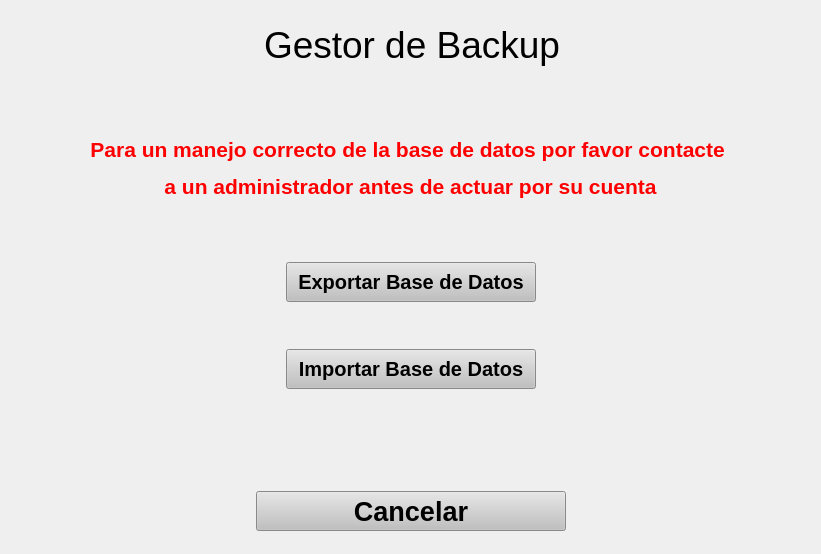
<?xml version="1.0" encoding="UTF-8"?>
<ui version="4.0">
 <class>Backup</class>
 <widget class="QWidget" name="Backup">
  <property name="enabled">
   <bool>true</bool>
  </property>
  <property name="geometry">
   <rect>
    <x>0</x>
    <y>0</y>
    <width>821</width>
    <height>554</height>
   </rect>
  </property>
  <property name="windowTitle">
   <string>Backup - Sistema Tweety</string>
  </property>
  <property name="styleSheet">
   <string notr="true">background-color: rgb(153,204,255);
QFrame{background-color:rgb(153,204,255)}
QLineEdit{background-color:rgb(255,255,255)}</string>
  </property>
  <widget class="QWidget" name="layoutWidget">
   <property name="geometry">
    <rect>
     <x>1</x>
     <y>21</y>
     <width>821</width>
     <height>47</height>
    </rect>
   </property>
   <layout class="QHBoxLayout" name="horizontalLayout">
    <item>
     <spacer name="horizontalSpacer">
      <property name="orientation">
       <enum>Qt::Horizontal</enum>
      </property>
      <property name="sizeHint" stdset="0">
       <size>
        <width>40</width>
        <height>20</height>
       </size>
      </property>
     </spacer>
    </item>
    <item>
     <widget class="QLabel" name="label_2">
      <property name="font">
       <font>
        <pointsize>28</pointsize>
       </font>
      </property>
      <property name="text">
       <string>Gestor de Backup</string>
      </property>
      <property name="alignment">
       <set>Qt::AlignCenter</set>
      </property>
     </widget>
    </item>
    <item>
     <spacer name="horizontalSpacer_2">
      <property name="orientation">
       <enum>Qt::Horizontal</enum>
      </property>
      <property name="sizeHint" stdset="0">
       <size>
        <width>40</width>
        <height>20</height>
       </size>
      </property>
     </spacer>
    </item>
   </layout>
  </widget>
  <widget class="QWidget" name="layoutWidget">
   <property name="geometry">
    <rect>
     <x>0</x>
     <y>490</y>
     <width>821</width>
     <height>43</height>
    </rect>
   </property>
   <layout class="QHBoxLayout" name="horizontalLayout_2">
    <item>
     <spacer name="horizontalSpacer_4">
      <property name="orientation">
       <enum>Qt::Horizontal</enum>
      </property>
      <property name="sizeHint" stdset="0">
       <size>
        <width>40</width>
        <height>20</height>
       </size>
      </property>
     </spacer>
    </item>
    <item>
     <widget class="QPushButton" name="btn_salir">
      <property name="minimumSize">
       <size>
        <width>310</width>
        <height>40</height>
       </size>
      </property>
      <property name="palette">
       <palette>
        <active>
         <colorrole role="WindowText">
          <brush brushstyle="SolidPattern">
           <color alpha="255">
            <red>0</red>
            <green>0</green>
            <blue>0</blue>
           </color>
          </brush>
         </colorrole>
         <colorrole role="Button">
          <brush brushstyle="SolidPattern">
           <color alpha="255">
            <red>192</red>
            <green>192</green>
            <blue>192</blue>
           </color>
          </brush>
         </colorrole>
         <colorrole role="Dark">
          <brush brushstyle="SolidPattern">
           <color alpha="255">
            <red>135</red>
            <green>135</green>
            <blue>135</blue>
           </color>
          </brush>
         </colorrole>
         <colorrole role="Text">
          <brush brushstyle="SolidPattern">
           <color alpha="255">
            <red>0</red>
            <green>0</green>
            <blue>0</blue>
           </color>
          </brush>
         </colorrole>
         <colorrole role="ButtonText">
          <brush brushstyle="SolidPattern">
           <color alpha="255">
            <red>0</red>
            <green>0</green>
            <blue>0</blue>
           </color>
          </brush>
         </colorrole>
         <colorrole role="Base">
          <brush brushstyle="SolidPattern">
           <color alpha="255">
            <red>192</red>
            <green>192</green>
            <blue>192</blue>
           </color>
          </brush>
         </colorrole>
         <colorrole role="Window">
          <brush brushstyle="SolidPattern">
           <color alpha="255">
            <red>192</red>
            <green>192</green>
            <blue>192</blue>
           </color>
          </brush>
         </colorrole>
         <colorrole role="PlaceholderText">
          <brush brushstyle="NoBrush">
           <color alpha="128">
            <red>0</red>
            <green>0</green>
            <blue>0</blue>
           </color>
          </brush>
         </colorrole>
        </active>
        <inactive>
         <colorrole role="WindowText">
          <brush brushstyle="SolidPattern">
           <color alpha="255">
            <red>0</red>
            <green>0</green>
            <blue>0</blue>
           </color>
          </brush>
         </colorrole>
         <colorrole role="Button">
          <brush brushstyle="SolidPattern">
           <color alpha="255">
            <red>192</red>
            <green>192</green>
            <blue>192</blue>
           </color>
          </brush>
         </colorrole>
         <colorrole role="Dark">
          <brush brushstyle="SolidPattern">
           <color alpha="255">
            <red>135</red>
            <green>135</green>
            <blue>135</blue>
           </color>
          </brush>
         </colorrole>
         <colorrole role="Text">
          <brush brushstyle="SolidPattern">
           <color alpha="255">
            <red>0</red>
            <green>0</green>
            <blue>0</blue>
           </color>
          </brush>
         </colorrole>
         <colorrole role="ButtonText">
          <brush brushstyle="SolidPattern">
           <color alpha="255">
            <red>0</red>
            <green>0</green>
            <blue>0</blue>
           </color>
          </brush>
         </colorrole>
         <colorrole role="Base">
          <brush brushstyle="SolidPattern">
           <color alpha="255">
            <red>192</red>
            <green>192</green>
            <blue>192</blue>
           </color>
          </brush>
         </colorrole>
         <colorrole role="Window">
          <brush brushstyle="SolidPattern">
           <color alpha="255">
            <red>192</red>
            <green>192</green>
            <blue>192</blue>
           </color>
          </brush>
         </colorrole>
         <colorrole role="PlaceholderText">
          <brush brushstyle="NoBrush">
           <color alpha="128">
            <red>0</red>
            <green>0</green>
            <blue>0</blue>
           </color>
          </brush>
         </colorrole>
        </inactive>
        <disabled>
         <colorrole role="WindowText">
          <brush brushstyle="SolidPattern">
           <color alpha="255">
            <red>135</red>
            <green>135</green>
            <blue>135</blue>
           </color>
          </brush>
         </colorrole>
         <colorrole role="Button">
          <brush brushstyle="SolidPattern">
           <color alpha="255">
            <red>192</red>
            <green>192</green>
            <blue>192</blue>
           </color>
          </brush>
         </colorrole>
         <colorrole role="Dark">
          <brush brushstyle="SolidPattern">
           <color alpha="255">
            <red>135</red>
            <green>135</green>
            <blue>135</blue>
           </color>
          </brush>
         </colorrole>
         <colorrole role="Text">
          <brush brushstyle="SolidPattern">
           <color alpha="255">
            <red>135</red>
            <green>135</green>
            <blue>135</blue>
           </color>
          </brush>
         </colorrole>
         <colorrole role="ButtonText">
          <brush brushstyle="SolidPattern">
           <color alpha="255">
            <red>135</red>
            <green>135</green>
            <blue>135</blue>
           </color>
          </brush>
         </colorrole>
         <colorrole role="Base">
          <brush brushstyle="SolidPattern">
           <color alpha="255">
            <red>192</red>
            <green>192</green>
            <blue>192</blue>
           </color>
          </brush>
         </colorrole>
         <colorrole role="Window">
          <brush brushstyle="SolidPattern">
           <color alpha="255">
            <red>192</red>
            <green>192</green>
            <blue>192</blue>
           </color>
          </brush>
         </colorrole>
         <colorrole role="PlaceholderText">
          <brush brushstyle="NoBrush">
           <color alpha="128">
            <red>0</red>
            <green>0</green>
            <blue>0</blue>
           </color>
          </brush>
         </colorrole>
        </disabled>
       </palette>
      </property>
      <property name="font">
       <font>
        <pointsize>20</pointsize>
        <weight>75</weight>
        <bold>true</bold>
       </font>
      </property>
      <property name="cursor">
       <cursorShape>PointingHandCursor</cursorShape>
      </property>
      <property name="styleSheet">
       <string notr="true">background-color: 	rgb(192,192,192)</string>
      </property>
      <property name="text">
       <string>Cancelar</string>
      </property>
     </widget>
    </item>
    <item>
     <spacer name="horizontalSpacer_5">
      <property name="orientation">
       <enum>Qt::Horizontal</enum>
      </property>
      <property name="sizeHint" stdset="0">
       <size>
        <width>40</width>
        <height>20</height>
       </size>
      </property>
     </spacer>
    </item>
   </layout>
  </widget>
  <widget class="QWidget" name="">
   <property name="geometry">
    <rect>
     <x>0</x>
     <y>92</y>
     <width>821</width>
     <height>151</height>
    </rect>
   </property>
   <layout class="QVBoxLayout" name="verticalLayout">
    <item>
     <spacer name="verticalSpacer_3">
      <property name="orientation">
       <enum>Qt::Vertical</enum>
      </property>
      <property name="sizeHint" stdset="0">
       <size>
        <width>20</width>
        <height>40</height>
       </size>
      </property>
     </spacer>
    </item>
    <item>
     <widget class="QLabel" name="label_7">
      <property name="enabled">
       <bool>true</bool>
      </property>
      <property name="minimumSize">
       <size>
        <width>0</width>
        <height>60</height>
       </size>
      </property>
      <property name="font">
       <font>
        <pointsize>16</pointsize>
       </font>
      </property>
      <property name="text">
       <string>&lt;html&gt;&lt;head/&gt;&lt;body&gt;&lt;p align=&quot;center&quot;&gt;&lt;span style=&quot; font-weight:600; color:#ff0000;&quot;&gt;Para un manejo correcto de la base de datos por favor contacte &lt;/span&gt;&lt;/p&gt;&lt;p align=&quot;center&quot;&gt;&lt;span style=&quot; font-weight:600; color:#ff0000;&quot;&gt;a un administrador antes de actuar por su cuenta&lt;/span&gt;&lt;/p&gt;&lt;/body&gt;&lt;/html&gt;</string>
      </property>
     </widget>
    </item>
    <item>
     <spacer name="verticalSpacer_2">
      <property name="orientation">
       <enum>Qt::Vertical</enum>
      </property>
      <property name="sizeHint" stdset="0">
       <size>
        <width>20</width>
        <height>40</height>
       </size>
      </property>
     </spacer>
    </item>
   </layout>
  </widget>
  <widget class="QWidget" name="">
   <property name="geometry">
    <rect>
     <x>0</x>
     <y>220</y>
     <width>821</width>
     <height>251</height>
    </rect>
   </property>
   <layout class="QVBoxLayout" name="verticalLayout_4">
    <item>
     <layout class="QHBoxLayout" name="horizontalLayout_3">
      <item>
       <spacer name="horizontalSpacer_7">
        <property name="orientation">
         <enum>Qt::Horizontal</enum>
        </property>
        <property name="sizeHint" stdset="0">
         <size>
          <width>40</width>
          <height>20</height>
         </size>
        </property>
       </spacer>
      </item>
      <item>
       <layout class="QVBoxLayout" name="verticalLayout_2">
        <item>
         <spacer name="verticalSpacer_7">
          <property name="orientation">
           <enum>Qt::Vertical</enum>
          </property>
          <property name="sizeHint" stdset="0">
           <size>
            <width>20</width>
            <height>40</height>
           </size>
          </property>
         </spacer>
        </item>
        <item>
         <widget class="QPushButton" name="btn_export">
          <property name="minimumSize">
           <size>
            <width>250</width>
            <height>40</height>
           </size>
          </property>
          <property name="maximumSize">
           <size>
            <width>200</width>
            <height>16777215</height>
           </size>
          </property>
          <property name="palette">
           <palette>
            <active>
             <colorrole role="WindowText">
              <brush brushstyle="SolidPattern">
               <color alpha="255">
                <red>0</red>
                <green>0</green>
                <blue>0</blue>
               </color>
              </brush>
             </colorrole>
             <colorrole role="Button">
              <brush brushstyle="SolidPattern">
               <color alpha="255">
                <red>192</red>
                <green>192</green>
                <blue>192</blue>
               </color>
              </brush>
             </colorrole>
             <colorrole role="Dark">
              <brush brushstyle="SolidPattern">
               <color alpha="255">
                <red>135</red>
                <green>135</green>
                <blue>135</blue>
               </color>
              </brush>
             </colorrole>
             <colorrole role="Text">
              <brush brushstyle="SolidPattern">
               <color alpha="255">
                <red>0</red>
                <green>0</green>
                <blue>0</blue>
               </color>
              </brush>
             </colorrole>
             <colorrole role="ButtonText">
              <brush brushstyle="SolidPattern">
               <color alpha="255">
                <red>0</red>
                <green>0</green>
                <blue>0</blue>
               </color>
              </brush>
             </colorrole>
             <colorrole role="Base">
              <brush brushstyle="SolidPattern">
               <color alpha="255">
                <red>192</red>
                <green>192</green>
                <blue>192</blue>
               </color>
              </brush>
             </colorrole>
             <colorrole role="Window">
              <brush brushstyle="SolidPattern">
               <color alpha="255">
                <red>192</red>
                <green>192</green>
                <blue>192</blue>
               </color>
              </brush>
             </colorrole>
             <colorrole role="PlaceholderText">
              <brush brushstyle="NoBrush">
               <color alpha="128">
                <red>0</red>
                <green>0</green>
                <blue>0</blue>
               </color>
              </brush>
             </colorrole>
            </active>
            <inactive>
             <colorrole role="WindowText">
              <brush brushstyle="SolidPattern">
               <color alpha="255">
                <red>0</red>
                <green>0</green>
                <blue>0</blue>
               </color>
              </brush>
             </colorrole>
             <colorrole role="Button">
              <brush brushstyle="SolidPattern">
               <color alpha="255">
                <red>192</red>
                <green>192</green>
                <blue>192</blue>
               </color>
              </brush>
             </colorrole>
             <colorrole role="Dark">
              <brush brushstyle="SolidPattern">
               <color alpha="255">
                <red>135</red>
                <green>135</green>
                <blue>135</blue>
               </color>
              </brush>
             </colorrole>
             <colorrole role="Text">
              <brush brushstyle="SolidPattern">
               <color alpha="255">
                <red>0</red>
                <green>0</green>
                <blue>0</blue>
               </color>
              </brush>
             </colorrole>
             <colorrole role="ButtonText">
              <brush brushstyle="SolidPattern">
               <color alpha="255">
                <red>0</red>
                <green>0</green>
                <blue>0</blue>
               </color>
              </brush>
             </colorrole>
             <colorrole role="Base">
              <brush brushstyle="SolidPattern">
               <color alpha="255">
                <red>192</red>
                <green>192</green>
                <blue>192</blue>
               </color>
              </brush>
             </colorrole>
             <colorrole role="Window">
              <brush brushstyle="SolidPattern">
               <color alpha="255">
                <red>192</red>
                <green>192</green>
                <blue>192</blue>
               </color>
              </brush>
             </colorrole>
             <colorrole role="PlaceholderText">
              <brush brushstyle="NoBrush">
               <color alpha="128">
                <red>0</red>
                <green>0</green>
                <blue>0</blue>
               </color>
              </brush>
             </colorrole>
            </inactive>
            <disabled>
             <colorrole role="WindowText">
              <brush brushstyle="SolidPattern">
               <color alpha="255">
                <red>135</red>
                <green>135</green>
                <blue>135</blue>
               </color>
              </brush>
             </colorrole>
             <colorrole role="Button">
              <brush brushstyle="SolidPattern">
               <color alpha="255">
                <red>192</red>
                <green>192</green>
                <blue>192</blue>
               </color>
              </brush>
             </colorrole>
             <colorrole role="Dark">
              <brush brushstyle="SolidPattern">
               <color alpha="255">
                <red>135</red>
                <green>135</green>
                <blue>135</blue>
               </color>
              </brush>
             </colorrole>
             <colorrole role="Text">
              <brush brushstyle="SolidPattern">
               <color alpha="255">
                <red>135</red>
                <green>135</green>
                <blue>135</blue>
               </color>
              </brush>
             </colorrole>
             <colorrole role="ButtonText">
              <brush brushstyle="SolidPattern">
               <color alpha="255">
                <red>135</red>
                <green>135</green>
                <blue>135</blue>
               </color>
              </brush>
             </colorrole>
             <colorrole role="Base">
              <brush brushstyle="SolidPattern">
               <color alpha="255">
                <red>192</red>
                <green>192</green>
                <blue>192</blue>
               </color>
              </brush>
             </colorrole>
             <colorrole role="Window">
              <brush brushstyle="SolidPattern">
               <color alpha="255">
                <red>192</red>
                <green>192</green>
                <blue>192</blue>
               </color>
              </brush>
             </colorrole>
             <colorrole role="PlaceholderText">
              <brush brushstyle="NoBrush">
               <color alpha="128">
                <red>0</red>
                <green>0</green>
                <blue>0</blue>
               </color>
              </brush>
             </colorrole>
            </disabled>
           </palette>
          </property>
          <property name="font">
           <font>
            <pointsize>15</pointsize>
            <weight>75</weight>
            <bold>true</bold>
           </font>
          </property>
          <property name="cursor">
           <cursorShape>PointingHandCursor</cursorShape>
          </property>
          <property name="styleSheet">
           <string notr="true">background-color: 	rgb(192,192,192)</string>
          </property>
          <property name="text">
           <string>Exportar Base de Datos</string>
          </property>
         </widget>
        </item>
        <item>
         <spacer name="verticalSpacer_4">
          <property name="orientation">
           <enum>Qt::Vertical</enum>
          </property>
          <property name="sizeHint" stdset="0">
           <size>
            <width>20</width>
            <height>40</height>
           </size>
          </property>
         </spacer>
        </item>
       </layout>
      </item>
      <item>
       <spacer name="horizontalSpacer_9">
        <property name="orientation">
         <enum>Qt::Horizontal</enum>
        </property>
        <property name="sizeHint" stdset="0">
         <size>
          <width>40</width>
          <height>20</height>
         </size>
        </property>
       </spacer>
      </item>
     </layout>
    </item>
    <item>
     <layout class="QHBoxLayout" name="horizontalLayout_4">
      <item>
       <spacer name="horizontalSpacer_8">
        <property name="orientation">
         <enum>Qt::Horizontal</enum>
        </property>
        <property name="sizeHint" stdset="0">
         <size>
          <width>40</width>
          <height>20</height>
         </size>
        </property>
       </spacer>
      </item>
      <item>
       <layout class="QVBoxLayout" name="verticalLayout_3">
        <item>
         <widget class="QPushButton" name="btn_import">
          <property name="minimumSize">
           <size>
            <width>250</width>
            <height>40</height>
           </size>
          </property>
          <property name="maximumSize">
           <size>
            <width>200</width>
            <height>16777215</height>
           </size>
          </property>
          <property name="palette">
           <palette>
            <active>
             <colorrole role="WindowText">
              <brush brushstyle="SolidPattern">
               <color alpha="255">
                <red>0</red>
                <green>0</green>
                <blue>0</blue>
               </color>
              </brush>
             </colorrole>
             <colorrole role="Button">
              <brush brushstyle="SolidPattern">
               <color alpha="255">
                <red>192</red>
                <green>192</green>
                <blue>192</blue>
               </color>
              </brush>
             </colorrole>
             <colorrole role="Dark">
              <brush brushstyle="SolidPattern">
               <color alpha="255">
                <red>135</red>
                <green>135</green>
                <blue>135</blue>
               </color>
              </brush>
             </colorrole>
             <colorrole role="Text">
              <brush brushstyle="SolidPattern">
               <color alpha="255">
                <red>0</red>
                <green>0</green>
                <blue>0</blue>
               </color>
              </brush>
             </colorrole>
             <colorrole role="ButtonText">
              <brush brushstyle="SolidPattern">
               <color alpha="255">
                <red>0</red>
                <green>0</green>
                <blue>0</blue>
               </color>
              </brush>
             </colorrole>
             <colorrole role="Base">
              <brush brushstyle="SolidPattern">
               <color alpha="255">
                <red>192</red>
                <green>192</green>
                <blue>192</blue>
               </color>
              </brush>
             </colorrole>
             <colorrole role="Window">
              <brush brushstyle="SolidPattern">
               <color alpha="255">
                <red>192</red>
                <green>192</green>
                <blue>192</blue>
               </color>
              </brush>
             </colorrole>
             <colorrole role="PlaceholderText">
              <brush brushstyle="NoBrush">
               <color alpha="128">
                <red>0</red>
                <green>0</green>
                <blue>0</blue>
               </color>
              </brush>
             </colorrole>
            </active>
            <inactive>
             <colorrole role="WindowText">
              <brush brushstyle="SolidPattern">
               <color alpha="255">
                <red>0</red>
                <green>0</green>
                <blue>0</blue>
               </color>
              </brush>
             </colorrole>
             <colorrole role="Button">
              <brush brushstyle="SolidPattern">
               <color alpha="255">
                <red>192</red>
                <green>192</green>
                <blue>192</blue>
               </color>
              </brush>
             </colorrole>
             <colorrole role="Dark">
              <brush brushstyle="SolidPattern">
               <color alpha="255">
                <red>135</red>
                <green>135</green>
                <blue>135</blue>
               </color>
              </brush>
             </colorrole>
             <colorrole role="Text">
              <brush brushstyle="SolidPattern">
               <color alpha="255">
                <red>0</red>
                <green>0</green>
                <blue>0</blue>
               </color>
              </brush>
             </colorrole>
             <colorrole role="ButtonText">
              <brush brushstyle="SolidPattern">
               <color alpha="255">
                <red>0</red>
                <green>0</green>
                <blue>0</blue>
               </color>
              </brush>
             </colorrole>
             <colorrole role="Base">
              <brush brushstyle="SolidPattern">
               <color alpha="255">
                <red>192</red>
                <green>192</green>
                <blue>192</blue>
               </color>
              </brush>
             </colorrole>
             <colorrole role="Window">
              <brush brushstyle="SolidPattern">
               <color alpha="255">
                <red>192</red>
                <green>192</green>
                <blue>192</blue>
               </color>
              </brush>
             </colorrole>
             <colorrole role="PlaceholderText">
              <brush brushstyle="NoBrush">
               <color alpha="128">
                <red>0</red>
                <green>0</green>
                <blue>0</blue>
               </color>
              </brush>
             </colorrole>
            </inactive>
            <disabled>
             <colorrole role="WindowText">
              <brush brushstyle="SolidPattern">
               <color alpha="255">
                <red>135</red>
                <green>135</green>
                <blue>135</blue>
               </color>
              </brush>
             </colorrole>
             <colorrole role="Button">
              <brush brushstyle="SolidPattern">
               <color alpha="255">
                <red>192</red>
                <green>192</green>
                <blue>192</blue>
               </color>
              </brush>
             </colorrole>
             <colorrole role="Dark">
              <brush brushstyle="SolidPattern">
               <color alpha="255">
                <red>135</red>
                <green>135</green>
                <blue>135</blue>
               </color>
              </brush>
             </colorrole>
             <colorrole role="Text">
              <brush brushstyle="SolidPattern">
               <color alpha="255">
                <red>135</red>
                <green>135</green>
                <blue>135</blue>
               </color>
              </brush>
             </colorrole>
             <colorrole role="ButtonText">
              <brush brushstyle="SolidPattern">
               <color alpha="255">
                <red>135</red>
                <green>135</green>
                <blue>135</blue>
               </color>
              </brush>
             </colorrole>
             <colorrole role="Base">
              <brush brushstyle="SolidPattern">
               <color alpha="255">
                <red>192</red>
                <green>192</green>
                <blue>192</blue>
               </color>
              </brush>
             </colorrole>
             <colorrole role="Window">
              <brush brushstyle="SolidPattern">
               <color alpha="255">
                <red>192</red>
                <green>192</green>
                <blue>192</blue>
               </color>
              </brush>
             </colorrole>
             <colorrole role="PlaceholderText">
              <brush brushstyle="NoBrush">
               <color alpha="128">
                <red>0</red>
                <green>0</green>
                <blue>0</blue>
               </color>
              </brush>
             </colorrole>
            </disabled>
           </palette>
          </property>
          <property name="font">
           <font>
            <pointsize>15</pointsize>
            <weight>75</weight>
            <bold>true</bold>
           </font>
          </property>
          <property name="cursor">
           <cursorShape>PointingHandCursor</cursorShape>
          </property>
          <property name="styleSheet">
           <string notr="true">background-color: 	rgb(192,192,192)</string>
          </property>
          <property name="text">
           <string>Importar Base de Datos</string>
          </property>
         </widget>
        </item>
        <item>
         <spacer name="verticalSpacer_5">
          <property name="orientation">
           <enum>Qt::Vertical</enum>
          </property>
          <property name="sizeHint" stdset="0">
           <size>
            <width>20</width>
            <height>40</height>
           </size>
          </property>
         </spacer>
        </item>
       </layout>
      </item>
      <item>
       <spacer name="horizontalSpacer_10">
        <property name="orientation">
         <enum>Qt::Horizontal</enum>
        </property>
        <property name="sizeHint" stdset="0">
         <size>
          <width>40</width>
          <height>20</height>
         </size>
        </property>
       </spacer>
      </item>
     </layout>
    </item>
   </layout>
  </widget>
 </widget>
 <resources/>
 <connections/>
</ui>
